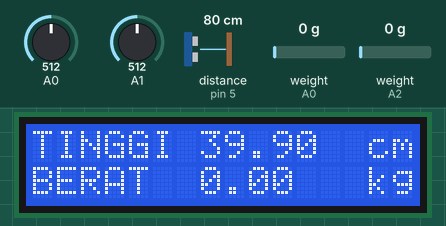
The sketch below on a simulated Arduino Uno, built with avr-gcc and run on an emulated ATmega328P. On the bench: 16×2 character LCD. Wiring (inferred from the names in the program): ultrasonic range finder: trigger pin 3; echo pin 5. The inputs (shaded band) are chosen by the test bench; at power-on: distance to the obstacle (sensor on pin 5) 80 cm, weight on the scale (sensors on A0, A2) 0 g, A0 = 512, A1 = 512. The echo pulse lasts 58.3 µs per cm; what the sketch prints to the serial monitor is not drawn.

Above: at 3.2 s.
3.3 s: distance to the obstacle (sensor on pin 5) set to 2 cm
At 5.8 s:
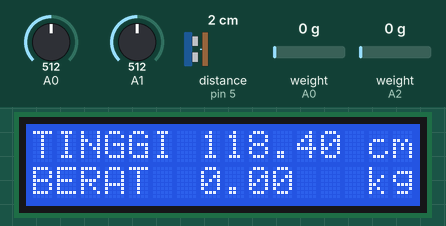
9.5 s: distance to the obstacle (sensor on pin 5) set to 18 cm
At 12.1 s:
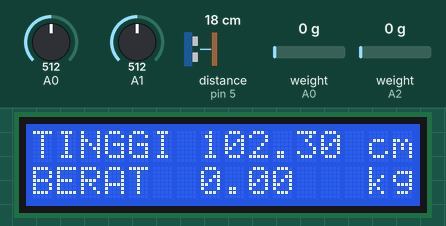
17.2 s: weight on the scale (sensor on A0) set to 100 g
At 20.7 s:
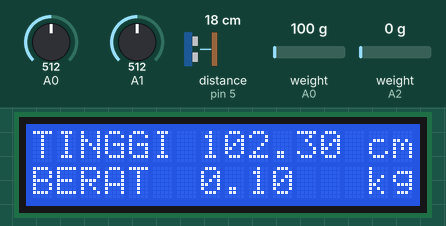
24.1 s: weight on the scale (sensor on A2) set to 100 g
At 27.0 s:
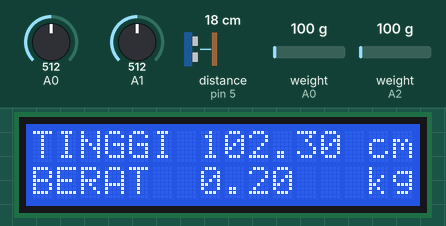
30.0 s: distance to the obstacle (sensor on pin 5) set to 4 cm
At 32.7 s:
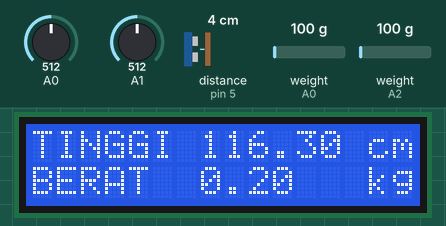
35.9 s: A0 set to 110
43.6 s: A0 set to 90
Timing chart, 0 to 46.1 s (numbered marks = the images above; inputs shaded):
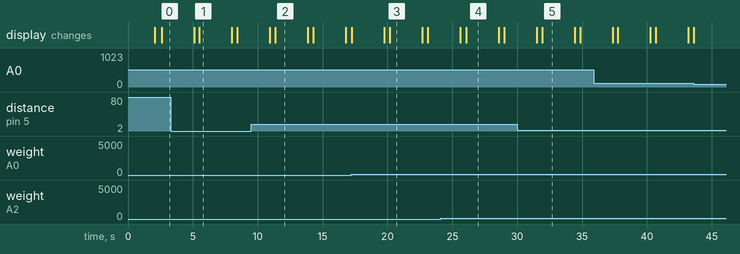

Measured:
- after the input at 3.3 s, the display: first differs from a run without the input after 2.2 s (image 1)
- after the input at 9.5 s, the display: first differs from a run without the input after 1.9 s (image 2)
- after the input at 17.2 s, the display: first differs from a run without the input after 3.0 s (image 3)
- after the input at 24.1 s, the display: first differs from a run without the input after 2.0 s (image 4)
- after the input at 30.0 s, the display: first differs from a run without the input after 1.9 s (image 5)
- what the display in image 1 shows lasts 2.5 s, from 5.5 s to 8.0 s

The sketch:

comboloadcelllcd.ino
```cpp
#include <LiquidCrystal_I2C.h>
LiquidCrystal_I2C lcd(0x3F, 16, 2);
#include "HX711.h"

#define TRIGGER_PIN 3
#define ECHO_PIN 5
#define USONIC_DIV 58.0
#define MEASURE_SAMPLE_DELAY 5
#define MEASURE_SAMPLES 25
#define MEASURE_DELAY 250

#define DOUT  A0
#define CLK  A1
#define DOUT2  A2
#define CLK2  A3

int sensorValue;

int sensorValue2;

HX711 scale(DOUT, CLK);
HX711 scale2(DOUT2, CLK2);
float calibration_factor = 219.90;
int GRAM;
int GRAM2;
float abso;

void setup() {
  Serial.begin(9600);
  scale.set_scale();
  scale.tare();
  scale2.set_scale();
  scale2.tare();
     pinMode(TRIGGER_PIN, OUTPUT);
   pinMode(ECHO_PIN, INPUT);
   digitalWrite(TRIGGER_PIN, LOW);
   delayMicroseconds(500);
   lcd.init();
  lcd.backlight();

}

void loop() {
  lcd.clear();
  sensorValue2 = analogRead(A1);
  sensorValue = analogRead(A0);
   // delay(MEASURE_DELAY);
  int distance = measure();
  scale.set_scale(calibration_factor);
  scale2.set_scale(calibration_factor);
  GRAM = scale.get_units(), 4;
  GRAM2 = scale2.get_units(), 4;
  Serial.print("timbagan satu :");
  Serial.println(GRAM);
  //delay(500);
  Serial.print("timbagan dua :");
  Serial.println(GRAM2);
  //delay(500);
  Serial.print("TOTAL BERAT :");
  Serial.println(GRAM+GRAM2);
    Serial.print("nilai analog BERAT :");
  Serial.println(sensorValue);
  Serial.println(sensorValue2);
  Serial.print("TOTAL PANJANG :");
  Serial.println(120-(distance*0.1));
  lcd.setCursor(0,0);
  lcd.print("TINGGI");
  lcd.setCursor(7,0);
  lcd.print(120-(distance*0.1));
    lcd.setCursor(14,0);
  lcd.print("cm");
  lcd.setCursor(0,1);
  lcd.print("BERAT");
  lcd.setCursor(7,1);
  abso = abs((GRAM+GRAM2)*0.001);
  //lcd.print((GRAM+GRAM2)*0.001);
   lcd.print(abso);
  lcd.setCursor(14,1);
  lcd.print("kg");
  delay(2500);


}
long measure()
{
  long measureSum = 0;
  for (int i = 0; i < MEASURE_SAMPLES; i++)
  {
    delay(MEASURE_SAMPLE_DELAY);
    measureSum += singleMeasurement();
  }
  return measureSum / MEASURE_SAMPLES;
}
long singleMeasurement()
{
  long duration = 0;
  // Measure: Put up Trigger...
  digitalWrite(TRIGGER_PIN, HIGH);
  // ... wait for 11 µs ...
  delayMicroseconds(11);
  // ... put the trigger down ...
  digitalWrite(TRIGGER_PIN, LOW);
  // ... and wait for the echo ...
  duration = pulseIn(ECHO_PIN, HIGH);
  return (long) (((float) duration / USONIC_DIV) * 10.0);
}
```
